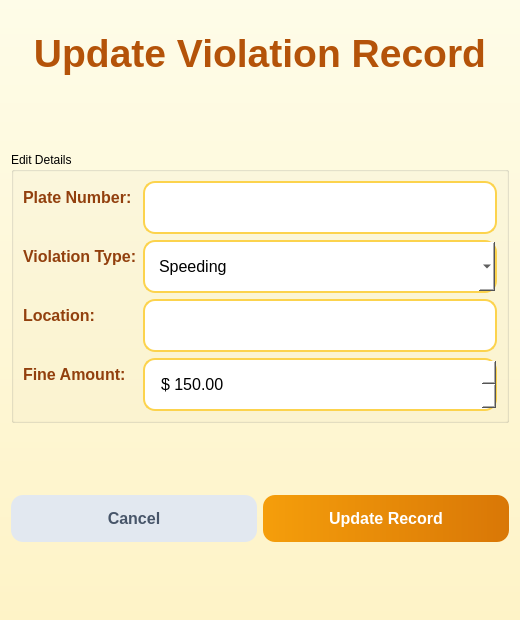
<?xml version="1.0" encoding="UTF-8"?>
<ui version="4.0">
 <class>UpdateViolationDialog</class>
 <widget class="QDialog" name="UpdateViolationDialog">
  <property name="geometry">
   <rect>
    <x>0</x>
    <y>0</y>
    <width>520</width>
    <height>620</height>
   </rect>
  </property>
  <property name="windowTitle">
   <string>Update Traffic Violation</string>
  </property>
  <property name="styleSheet">
   <string notr="true">
				QDialog { background: qlineargradient(x1:0, y1:0, x2:0, y2:1, stop:0 #fefce8, stop:1 #fef3c7); }
				QLabel { color: #92400e; font-weight: bold; font-size: 16px; }
				QLineEdit, QComboBox, QDoubleSpinBox {
				padding: 14px; border: 2px solid #fcd34d; border-radius: 12px; font-size: 16px; background: white;
				}
				QLineEdit:focus, QComboBox:focus, QDoubleSpinBox:focus { border-color: #f59e0b; }
				QPushButton#saveButton {
				background: qlineargradient(x1:0,y1:0,x2:1,y2:0, stop:0 #f59e0b, stop:1 #d97706);
				color: white; font-weight: bold; font-size: 16px; padding: 14px; border-radius: 12px;
				}
				QPushButton#cancelButton {
				background: #e2e8f0; color: #475569; font-weight: bold; font-size: 16px; padding: 14px; border-radius: 12px;
				}
			</string>
  </property>
  <property name="modal">
   <bool>true</bool>
  </property>
  <layout class="QVBoxLayout">
   <item>
    <widget class="QLabel" name="titleLabel">
     <property name="styleSheet">
      <string>color: #b45309; font-size: 26px; font-weight: bold; padding: 20px;</string>
     </property>
     <property name="text">
      <string>&lt;h2&gt;Update Violation Record&lt;/h2&gt;</string>
     </property>
     <property name="alignment">
      <set>Qt::AlignmentFlag::AlignCenter</set>
     </property>
    </widget>
   </item>
   <item>
    <spacer name="verticalSpacer">
     <property name="orientation">
      <enum>Qt::Orientation::Vertical</enum>
     </property>
     <property name="sizeType">
      <enum>QSizePolicy::Policy::Fixed</enum>
     </property>
     <property name="sizeHint" stdset="0">
      <size>
       <width>20</width>
       <height>50</height>
      </size>
     </property>
    </spacer>
   </item>
   <item>
    <widget class="QGroupBox" name="groupBox">
     <property name="title">
      <string>Edit Details</string>
     </property>
     <layout class="QFormLayout">
      <item row="0" column="0">
       <widget class="QLabel" name="numberlabel">
        <property name="text">
         <string>Plate Number:</string>
        </property>
       </widget>
      </item>
      <item row="0" column="1">
       <widget class="QLineEdit" name="plateEdit"/>
      </item>
      <item row="1" column="0">
       <widget class="QLabel" name="violationlabel">
        <property name="text">
         <string>Violation Type:</string>
        </property>
       </widget>
      </item>
      <item row="1" column="1">
       <widget class="QComboBox" name="typeCombo">
        <item>
         <property name="text">
          <string>Speeding</string>
         </property>
        </item>
        <item>
         <property name="text">
          <string>Illegal Parking</string>
         </property>
        </item>
        <item>
         <property name="text">
          <string>Red Light Violation</string>
         </property>
        </item>
        <item>
         <property name="text">
          <string>Using Mobile Phone</string>
         </property>
        </item>
        <item>
         <property name="text">
          <string>No Seatbelt</string>
         </property>
        </item>
        <item>
         <property name="text">
          <string>Improper Lane Change</string>
         </property>
        </item>
       </widget>
      </item>
      <item row="2" column="0">
       <widget class="QLabel" name="locationlabel">
        <property name="text">
         <string>Location:</string>
        </property>
       </widget>
      </item>
      <item row="2" column="1">
       <widget class="QLineEdit" name="locationEdit"/>
      </item>
      <item row="3" column="0">
       <widget class="QLabel" name="amountlabel">
        <property name="text">
         <string>Fine Amount:</string>
        </property>
       </widget>
      </item>
      <item row="3" column="1">
       <widget class="QDoubleSpinBox" name="fineSpinBox">
        <property name="prefix">
         <string>$ </string>
        </property>
        <property name="minimum">
         <double>100.000000000000000</double>
        </property>
        <property name="maximum">
         <double>2000.000000000000000</double>
        </property>
        <property name="value">
         <double>150.000000000000000</double>
        </property>
       </widget>
      </item>
     </layout>
    </widget>
   </item>
   <item>
    <layout class="QHBoxLayout">
     <item>
      <spacer name="horizontalSpacer">
       <property name="orientation">
        <enum>Qt::Orientation::Vertical</enum>
       </property>
       <property name="sizeHint" stdset="0">
        <size>
         <width>0</width>
         <height>0</height>
        </size>
       </property>
      </spacer>
     </item>
     <item>
      <widget class="QPushButton" name="cancelButton">
       <property name="text">
        <string>Cancel</string>
       </property>
      </widget>
     </item>
     <item>
      <widget class="QPushButton" name="saveButton">
       <property name="text">
        <string>Update Record</string>
       </property>
      </widget>
     </item>
    </layout>
   </item>
  </layout>
 </widget>
 <resources/>
 <connections/>
</ui>
